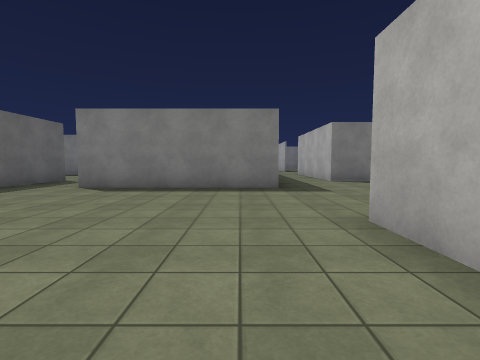
view 1 (above)

20 first-person views from a walk through a scene from a Unity 3-D project. The camera is 1.3 m above the floor, tilts 4° down and sees 85° across. The floor is counted in squares, 2 m on a side. Each view is taken from the middle of a square. On the plan, view 1 faces up. The plan holds only what a view shows up to about 9 squares ahead; the rest is blank. The place goes on beyond the plan. The player is left out. Door leaves are left out, so doorways stand open. Surface patterns are stand-ins for the level's own textures.

view 2
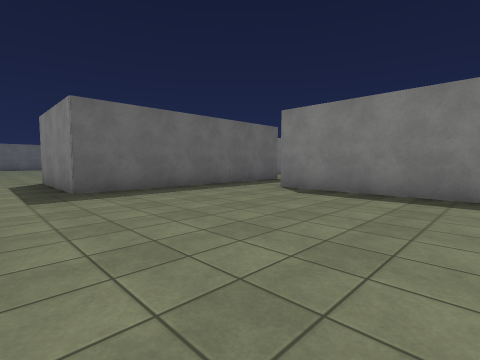

view 3
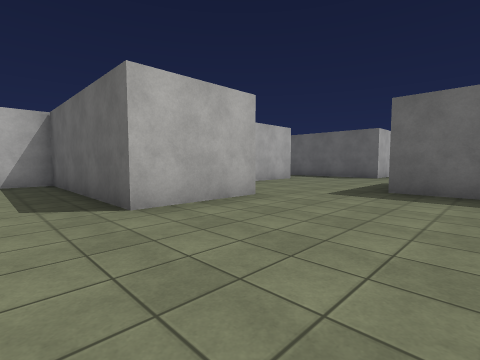

view 4
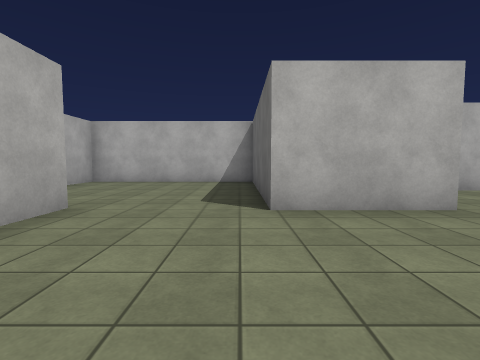

view 5
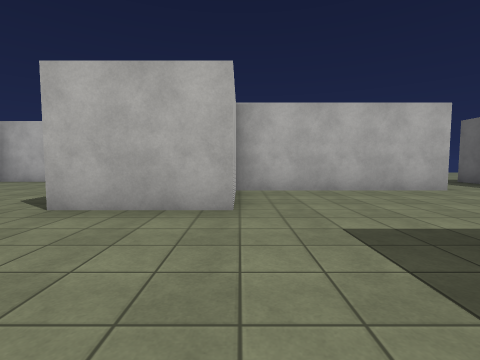

view 6
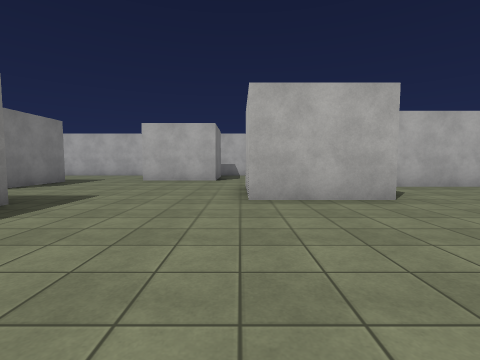

view 7
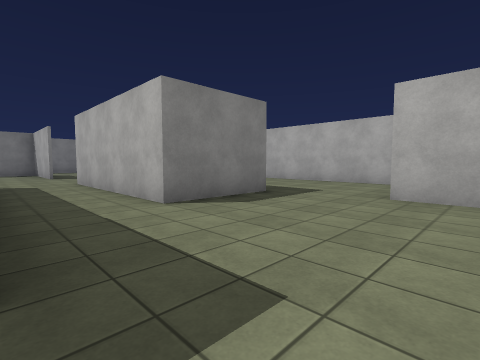

view 8
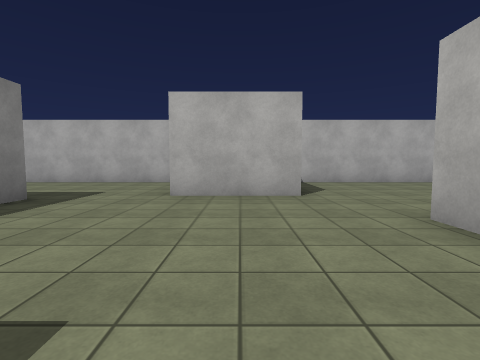

view 9
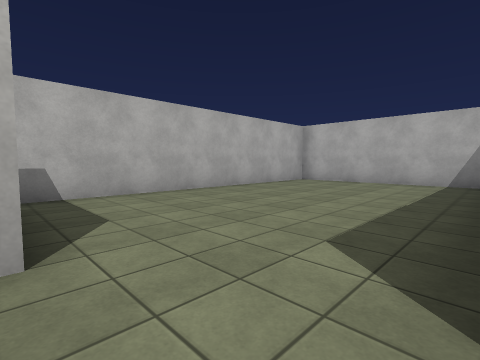

view 10
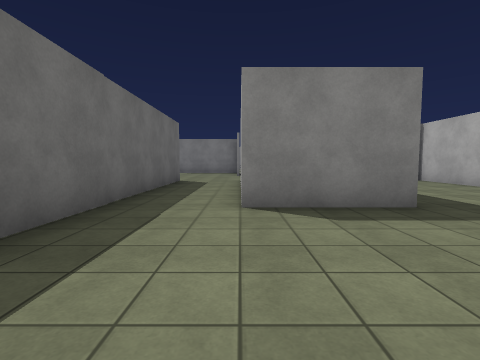

view 11
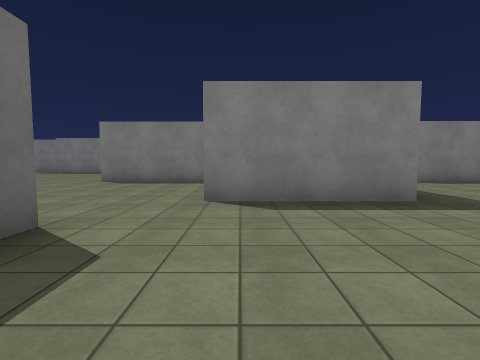

view 12
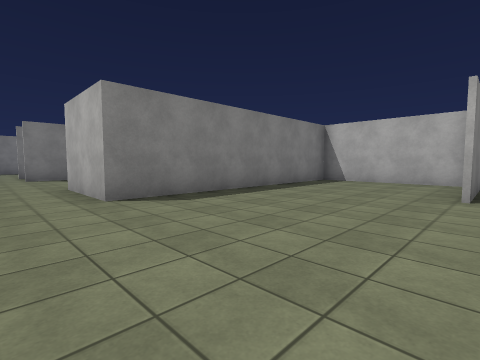

view 13
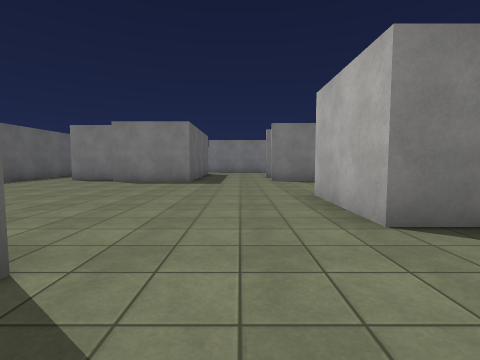

view 14
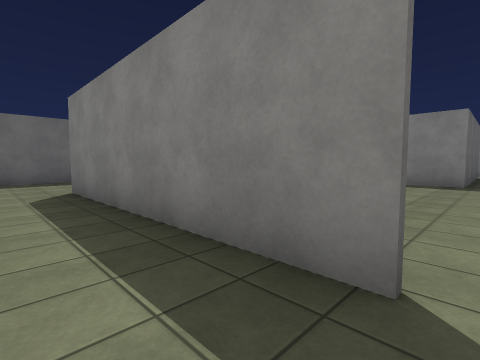

view 15
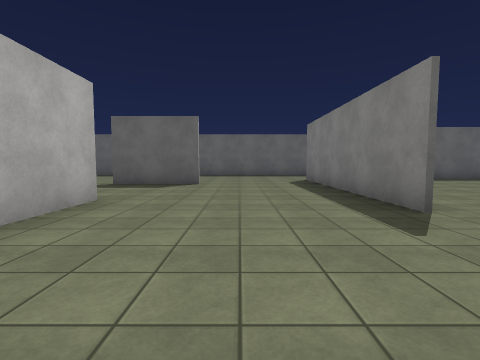

view 16
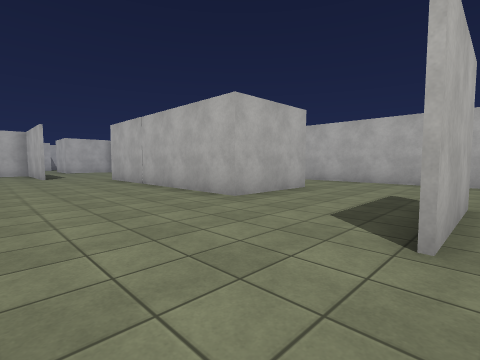

view 17
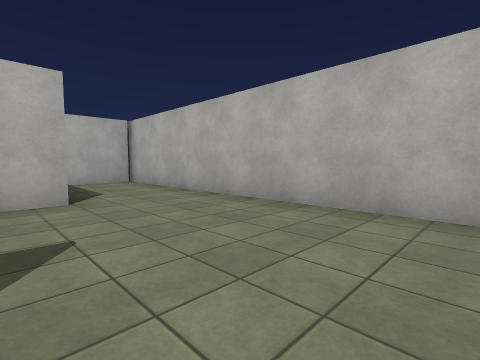

view 18
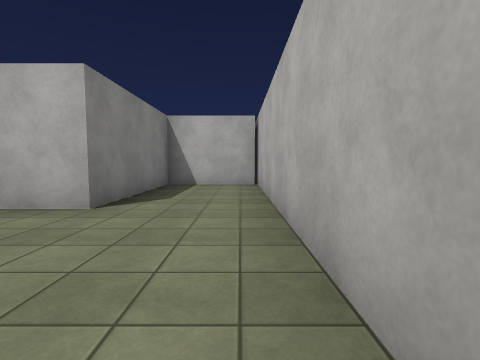

view 19
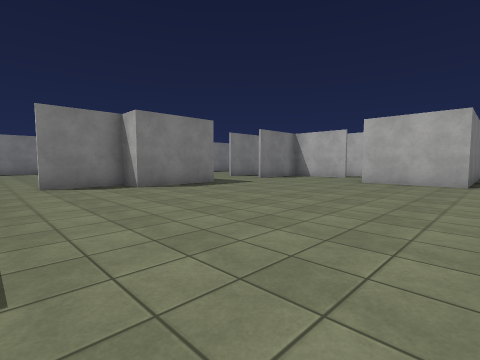

view 20
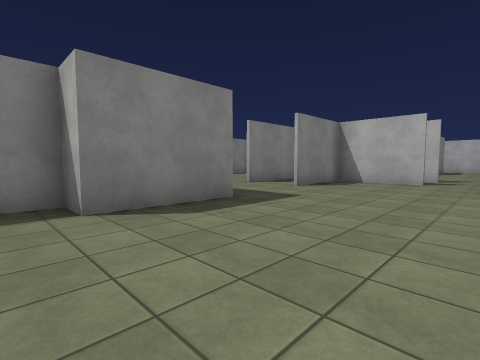

### Floor plan
Points are (right, up) in squares from view 1. A wall is a line through its corners. A room is listed if a view was taken in it or the views show most of it. See-through windows are left out.
Room 1 (views 1, 2, 3, 4, 5, 6, 7, 8, 9, 10, 11)
walls: (1.8, 2.8) (4, 2.8); (1, 6.6) (-4.1, 6.6); (1.4, 0.2) (1.4, 2.9); (-4, 0.5) (-1.4, 0.5) (-1.4, -4.5) (3.8, -4.5) (3.8, -1); (6, 3.8) (6, 6.4); (-3.9, -1) (-3.9, 0); (5.6, 8.7) (3, 8.7) (3, 13.8); (-6.1, 9) (-6.1, 2.3) (-9.6, 2.3); (9.2, 7.1) (9.2, 14.1); (1, 14) (1, 7.1); (-8.8, -1.9) (-3.9, -1.9); (-11, 0.6) (-11, 0.1)
ways out: opening at (-10, 1.5) to room 2; opening at (5, 3.5) to room 3; open door at (-10, -4); gap at (1, 14)
Room 2 (views 12, 13, 14, 15, 16, 17, 18, 19, 20)
walls: (-16.2, 5.4) (-22.4, 5.4); (-20.6, 1.9) (-20.6, -0.8); (-11.4, 10.4) (-11.4, 12.9) (-14, 12.9); (-20.7, -0.8) (-20.7, 1.9); (-19.1, 13.4) (-21.1, 13.4); (-6.8, 6.6) (-13.5, 6.6) (-13.5, 9.1); (-16.6, 14.5) (-16.6, 12.5) (-19.1, 12.5); (-13.5, -4.5) (-13.5, -1.9) (-17.4, -1.9) (-17.4, 0.5) (-11.6, 0.5); (-6.1, 2.6) (-6.1, 6); (-21.9, -4.5) (-13.1, -4.5)
ways out: opening at (-10, 1.5) to room 1; opening at (-22, 13); opening at (-14, 14); opening at (-10.5, 10); gap at (-22, 5)
Room 3 (no view inside)
walls: (9.2, -3.5) (9.2, 3.6); (4.2, -4.5) (8.2, -4.5)
ways out: opening at (5, 3.5) to room 1

Where each view was taken, in squares from view 1:
view 1: 0 up, 0 right, facing up
view 2: 1 up, 0 right, facing up-left
view 3: 4 up, 0 right, facing down-left
view 4: 4 up, 1 left, facing down
view 5: 4 up, 4 left, facing down
view 6: 3 up, 3 left, facing right
view 7: 5 up, 1 right, facing up-right
view 8: 5 up, 1 right, facing right
view 9: 4 up, 4 right, facing down-right
view 10: 5 up, 3 right, facing up
view 11: 2 down, 9 left, facing up
view 12: 2 up, 15 left, facing up-right
view 13: 4 up, 15 left, facing up
view 14: 4 up, 16 left, facing up-left
view 15: 3 up, 13 left, facing left
view 16: 4 up, 21 left, facing down-right
view 17: 1 down, 22 left, facing down-right
view 18: 4 down, 21 left, facing right
view 19: 6 up, 22 left, facing up-right
view 20: 9 up, 20 left, facing up-right
